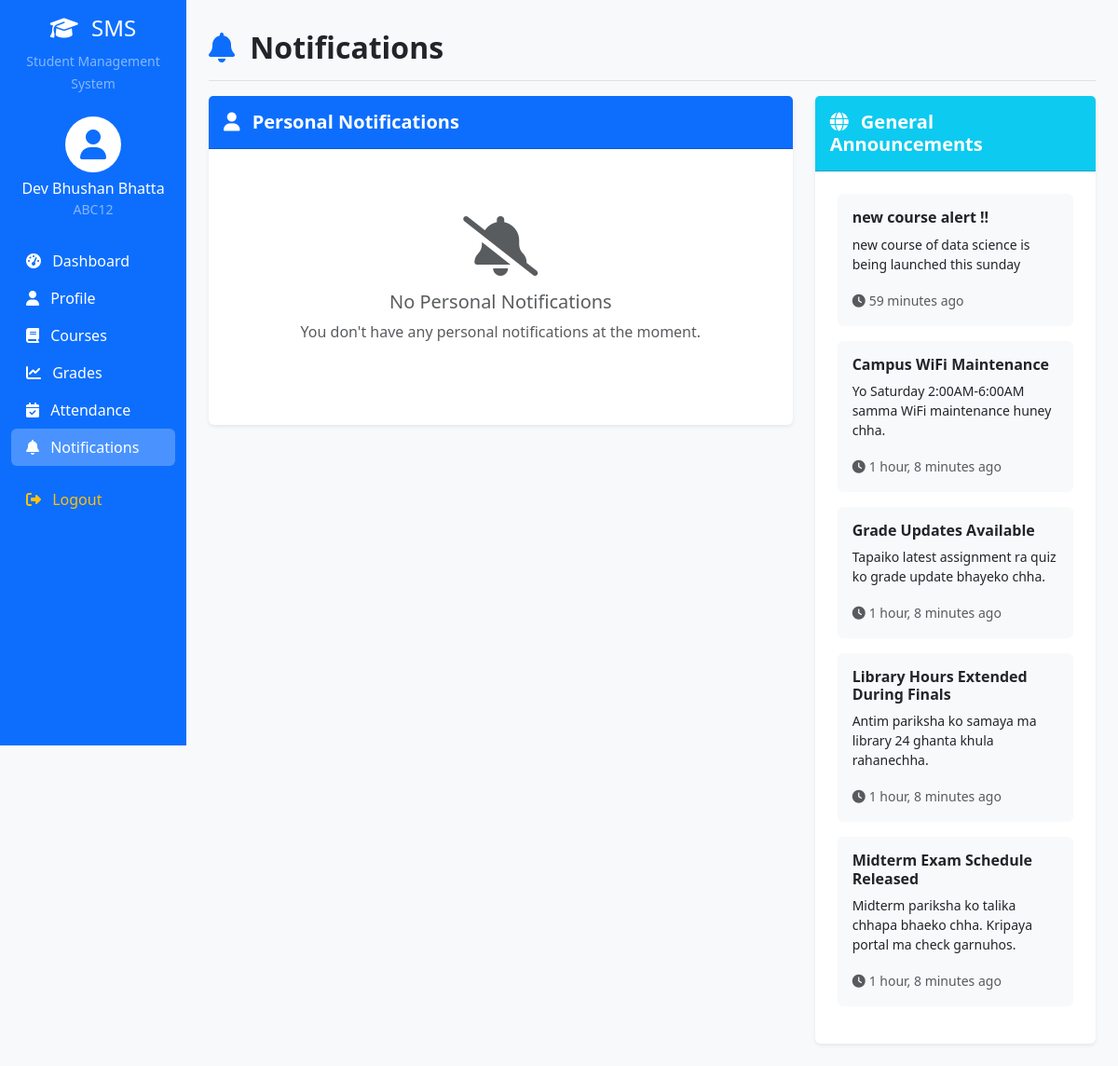
The app's page /notifications/ (signed in) with its own data.
### home/models.py (models this page shows, shortened)
class StudentProfile(models.Model):
    user = models.OneToOneField(User, on_delete=models.CASCADE)
    student_id = models.CharField(max_length=20, unique=True)
    phone = models.CharField(max_length=15, blank=True)
    address = models.TextField(blank=True)
    date_of_birth = models.DateField(null=True, blank=True)
    enrollment_date = models.DateField(auto_now_add=True)
    courses = models.ManyToManyField(Course, blank=True, related_name='enrolled_students')

class Notification(models.Model):
    NOTIFICATION_TYPES = [
        ('exam', 'Exam'),
        ('assignment', 'Assignment'),
        ('announcement', 'Announcement'),
        ('grade', 'Grade Update'),
    ]
    title = models.CharField(max_length=200)
    message = models.TextField()
    notification_type = models.CharField(max_length=20, choices=NOTIFICATION_TYPES)
    course = models.ForeignKey(Course, on_delete=models.CASCADE, null=True, blank=True)
    recipients = models.ManyToManyField(StudentProfile, blank=True)
    is_global = models.BooleanField(default=False, help_text="Send to all students")
    created_at = models.DateTimeField(auto_now_add=True)
    class Meta:
        ordering = ['-created_at']

### home/views.py (the view)
# urls.py: path('notifications/', views.notifications, name='notifications'),
@login_required
def notifications(request):
    try:
        student_profile = request.user.studentprofile
    except StudentProfile.DoesNotExist:
        messages.error(request, 'Student profile not found.')
        return redirect('home')
    personal_notifications = Notification.objects.filter(
        recipients=student_profile
    ).order_by('-created_at')
    global_notifications = Notification.objects.filter(
        is_global=True
    ).order_by('-created_at')
    context = {
        'personal_notifications': personal_notifications,
        'global_notifications': global_notifications,
        'student_profile': student_profile
    }
    return render(request, 'notifications.html', context)

### home/templates/notifications.html (shortened to what this page needs)
{% extends 'base.html' %}
{% block content %}
<div class="d-flex justify-content-between flex-wrap flex-md-nowrap align-items-center pt-3 pb-2 mb-3 border-bottom">
    <h1 class="h2 fw-bold">
        <i class="fas fa-bell me-2 text-primary"></i>
        Notifications
    </h1>
</div>
<div class="row">
    <div class="col-lg-8">
        <div class="card border-0 shadow-sm">
            <div class="card-header bg-primary text-white py-3">
                <h5 class="mb-0 fw-bold">
                    <i class="fas fa-user me-2"></i>
                    Personal Notifications
                </h5>
            </div>
            <div class="card-body p-4">
                {% if personal_notifications %}
                    {% for notification in personal_notifications %}
                        <div class="card mb-3 border-start border-4
                            {% if notification.notification_type == 'exam' %}border-danger
                            {% elif notification.notification_type == 'assignment' %}border-warning
                            {% elif notification.notification_type == 'grade' %}border-success
                            {% else %}border-info{% endif %}">
                            <div class="card-body">
                                <div class="d-flex justify-content-between align-items-start">
                                    <div class="flex-grow-1">
                                        <h6 class="card-title fw-bold">
                                            {% if notification.notification_type == 'exam' %}
                                                <i class="fas fa-file-alt text-danger me-2"></i>
                                            {% elif notification.notification_type == 'assignment' %}
                                                <i class="fas fa-tasks text-warning me-2"></i>
                                            {% elif notification.notification_type == 'grade' %}
                                                <i class="fas fa-chart-line text-success me-2"></i>
                                            {% else %}
                                                <i class="fas fa-info-circle text-info me-2"></i>
                                            {% endif %}
                                            {{ notification.title }}
                                        </h6>
                                        <p class="card-text">{{ notification.message }}</p>
                                        <small class="text-muted">
                                            <i class="fas fa-clock me-1"></i>{{ notification.created_at|timesince }} ago
                                            {% if notification.course %}
                                                | <i class="fas fa-book me-1"></i>{{ notification.course.code }}
                                            {% endif %}
                                        </small>
                                    </div>
                                    <span class="badge fs-6 px-3 py-2
                                        {% if notification.notification_type == 'exam' %}bg-danger
                                        {% elif notification.notification_type == 'assignment' %}bg-warning
                                        {% elif notification.notification_type == 'grade' %}bg-success
                                        {% else %}bg-info{% endif %}">
                                        {{ notification.get_notification_type_display }}
                                    </span>
                                </div>
                            </div>
                        </div>
                    {% endfor %}
                {% else %}
                    <div class="text-center py-5">
                        <i class="fas fa-bell-slash fa-4x text-muted mb-3"></i>
                        <h5 class="text-muted">No Personal Notifications</h5>
                        <p class="text-muted">You don't have any personal notifications at the moment.</p>
                    </div>
                {% endif %}
            </div>
        </div>
    </div>
    <div class="col-lg-4">
        <div class="card border-0 shadow-sm">
            <div class="card-header bg-info text-white py-3">
                <h5 class="mb-0 fw-bold">
                    <i class="fas fa-globe me-2"></i>
                    General Announcements
                </h5>
            </div>
            <div class="card-body p-4">
                {% if global_notifications %}
                    {% for notification in global_notifications %}
                        <div class="card mb-3 border-0 bg-light">
                            <div class="card-body p-3">
                                <h6 class="card-title fw-semibold">{{ notification.title }}</h6>
                                <p class="card-text small">{{ notification.message|truncatewords:20 }}</p>
                                <small class="text-muted">
                                    <i class="fas fa-clock me-1"></i>{{ notification.created_at|timesince }} ago
                                </small>
                            </div>
                        </div>
                    {% endfor %}
                {% else %}
                    <div class="text-center py-4">
                        <i class="fas fa-bullhorn fa-3x text-muted mb-3"></i>
                        <h6 class="text-muted">No Announcements</h6>
                        <p class="text-muted small">No general announcements available.</p>
                    </div>
                {% endif %}
            </div>
        </div>
    </div>
</div>
{% endblock %}

### home/templates/base.html (shortened to what this page needs)
<!DOCTYPE html>
<html lang="en">
<head>
    <link href="https://cdn.jsdelivr.net/npm/bootstrap@5.3.0/dist/css/bootstrap.min.css" rel="stylesheet">
    <link href="https://cdnjs.cloudflare.com/ajax/libs/font-awesome/6.4.0/css/all.min.css" rel="stylesheet">
</head>
<body class="bg-light">
    {% if user.is_authenticated %}
    <div class="container-fluid">
        <div class="row">
            <nav class="col-md-3 col-lg-2 d-md-block bg-primary sidebar collapse vh-100 position-sticky top-0">
                <div class="position-sticky pt-3">
                    <div class="text-center mb-4">
                        <h4 class="text-white">
                            <i class="fas fa-graduation-cap me-2"></i>
                            SMS
                        </h4>
                        <small class="text-white-50">Student Management System</small>
                    </div>
                    {% if user.studentprofile %}
                    <div class="text-center mb-4">
                        <div class="bg-white rounded-circle d-inline-flex align-items-center justify-content-center" style="width: 60px; height: 60px;">
                            <i class="fas fa-user fa-2x text-primary"></i>
                        </div>
                        <div class="mt-2">
                            <h6 class="text-white mb-0">{{ user.get_full_name }}</h6>
                            <small class="text-white-50">{{ user.studentprofile.student_id }}</small>
                        </div>
                    </div>
                    {% endif %}
                    <ul class="nav flex-column">
                        <li class="nav-item">
                            <a class="nav-link text-white {% if request.resolver_match.url_name == 'student_dashboard' %}bg-white bg-opacity-25 rounded{% endif %}" href="{% url 'student_dashboard' %}">
                                <i class="fas fa-tachometer-alt me-2"></i>
                                Dashboard
                            </a>
                        </li>
                        <li class="nav-item">
                            <a class="nav-link text-white {% if request.resolver_match.url_name == 'profile' %}bg-white bg-opacity-25 rounded{% endif %}" href="{% url 'profile' %}">
                                <i class="fas fa-user me-2"></i>
                                Profile
                            </a>
                        </li>
                        <li class="nav-item">
                            <a class="nav-link text-white {% if request.resolver_match.url_name == 'courses' %}bg-white bg-opacity-25 rounded{% endif %}" href="{% url 'courses' %}">
                                <i class="fas fa-book me-2"></i>
                                Courses
                            </a>
                        </li>
                        <li class="nav-item">
                            <a class="nav-link text-white {% if request.resolver_match.url_name == 'grades' %}bg-white bg-opacity-25 rounded{% endif %}" href="{% url 'grades' %}">
                                <i class="fas fa-chart-line me-2"></i>
                                Grades
                            </a>
                        </li>
                        <li class="nav-item">
                            <a class="nav-link text-white {% if request.resolver_match.url_name == 'attendance' %}bg-white bg-opacity-25 rounded{% endif %}" href="{% url 'attendance' %}">
                                <i class="fas fa-calendar-check me-2"></i>
                                Attendance
                            </a>
                        </li>
                        <li class="nav-item">
                            <a class="nav-link text-white {% if request.resolver_match.url_name == 'notifications' %}bg-white bg-opacity-25 rounded{% endif %}" href="{% url 'notifications' %}">
                                <i class="fas fa-bell me-2"></i>
                                Notifications
                            </a>
                        </li>
                        <li class="nav-item mt-3">
                            <form method="post" action="{% url 'logout' %}" class="d-inline">
                                <button type="submit" class="nav-link text-warning bg-transparent border-0 w-100 text-start">
                                    <i class="fas fa-sign-out-alt me-2"></i>
                                    Logout
                                </button>
                            </form>
                        </li>
                    </ul>
                </div>
            </nav>
            <main class="col-md-9 ms-sm-auto col-lg-10 px-md-4">
                <div class="pt-3 pb-2 mb-3">
                    {% block content %}
                    {% endblock %}
                </div>
            </main>
        </div>
    </div>
    {% endif %}
</body>
</html>

### records on screen
Notification: title "new course alert !!", message "new course of data science is being launched this sunday", created_at "59 minutes"
Notification: title "Campus WiFi Maintenance", message "Yo Saturday 2:00AM-6:00AM samma WiFi maintenance huney chha.", created_at "1 hour, 8 minutes"
Notification: title "Grade Updates Available", message "Tapaiko latest assignment ra quiz ko grade update bhayeko chha.", created_at "1 hour, 8 minutes"
Notification: title "Library Hours Extended During Finals", message "Antim pariksha ko samaya ma library 24 ghanta khula rahanechha.", created_at "1 hour, 8 minutes"
Notification: title "Midterm Exam Schedule Released", message "Midterm pariksha ko talika chhapa bhaeko chha. Kripaya portal ma check garnuhos.", created_at "1 hour, 8 minutes"

### other values on screen
{{ user.get_full_name }} "Dev Bhushan Bhatta"
{{ user.studentprofile.student_id }} "ABC12"
